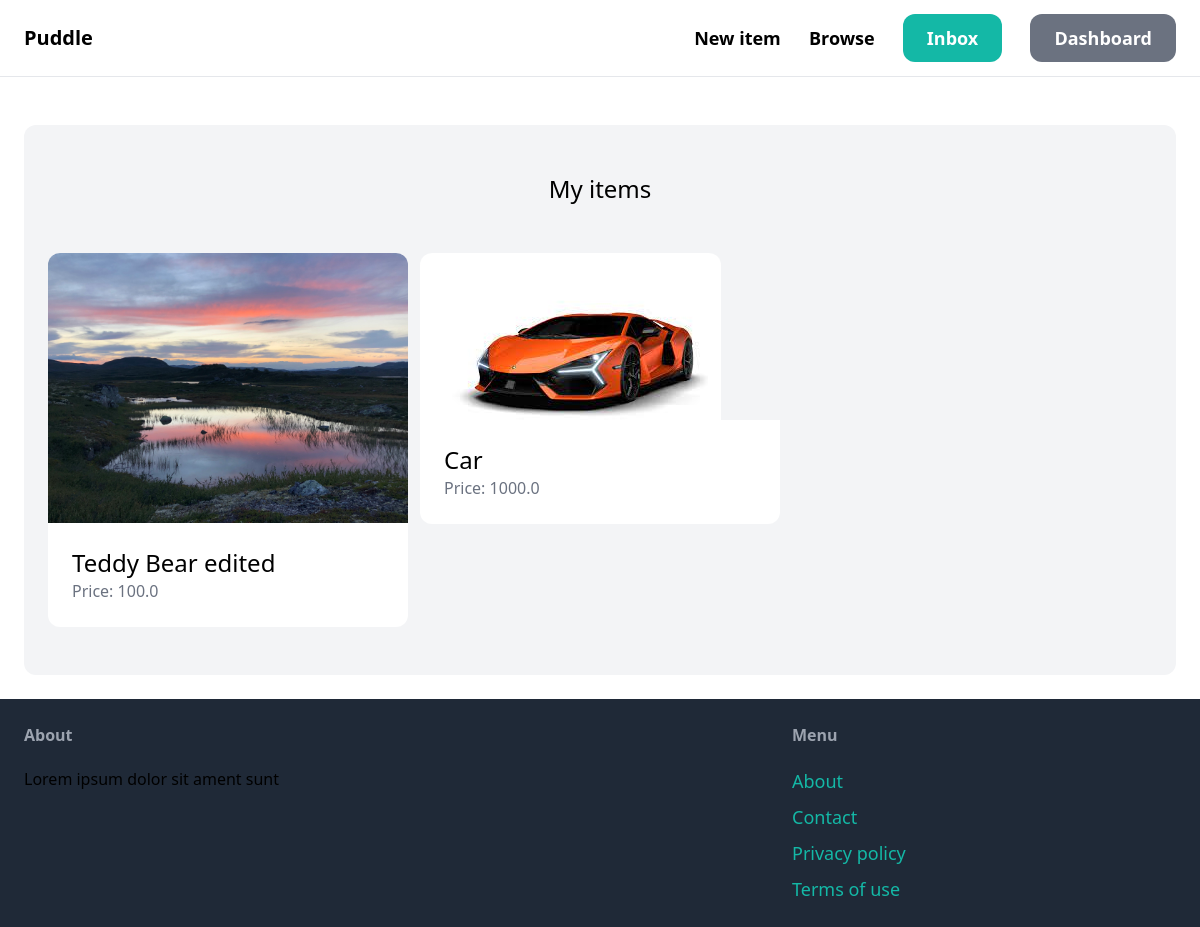
The page /dashboard/ (signed in) on the database its author committed.
### item/models.py (models this page shows, shortened)
class Item(models.Model):
    category = models.ForeignKey(Category, related_name="items", on_delete=models.CASCADE)
    name = models.CharField(max_length=255)
    description = models.TextField(blank=True, null=True)
    price = models.FloatField()
    image = models.ImageField(upload_to="item_images", blank=True, null=True)
    is_sold = models.BooleanField(default=False)
    created_at = models.DateTimeField(auto_now_add=True)
    created_by = models.ForeignKey(User, related_name="items", on_delete=models.CASCADE)

### dashboard/views.py (the view)
# urls.py: path("", views.index, name="index"),
@login_required
def index(request):
    items = Item.objects.filter(created_by=request.user)
    return render(request, "dashboard/index.html", {
        "items": items
    })

### dashboard/templates/dashboard/index.html (shortened to what this page needs)
{% extends 'core/base.html' %}
{% block content %}
    <div class="mt-6 px-6 py-12 bg-gray-100 rounded-xl">
        <h2 class="mb-12 text-2xl text-center">My items</h2>
        <div class="grid grid-cols-3 gap-3">
            {%  for item in items %}
                <div>
                    <a href="{% url 'item:detail' item.id%}">
                        <div>
                            <img src="{{  item.image.url }}" class="rounded-t-xl">
                        </div>
                        <div class="p-6 bg-white rounded-b-xl">
                            <h2 class="text-2xl">{{  item.name }}</h2>
                            <p class="text-gray-500">Price: {{ item.price }}</p>
                        </div>
                    </a>
                </div>
            {%  endfor %}
        </div>
    </div>
{% endblock %}

### rows shown on the page
Item: image (picture), name "Teddy Bear edited", price "100.0"
Item: image (picture), name "Car", price "1000.0"
